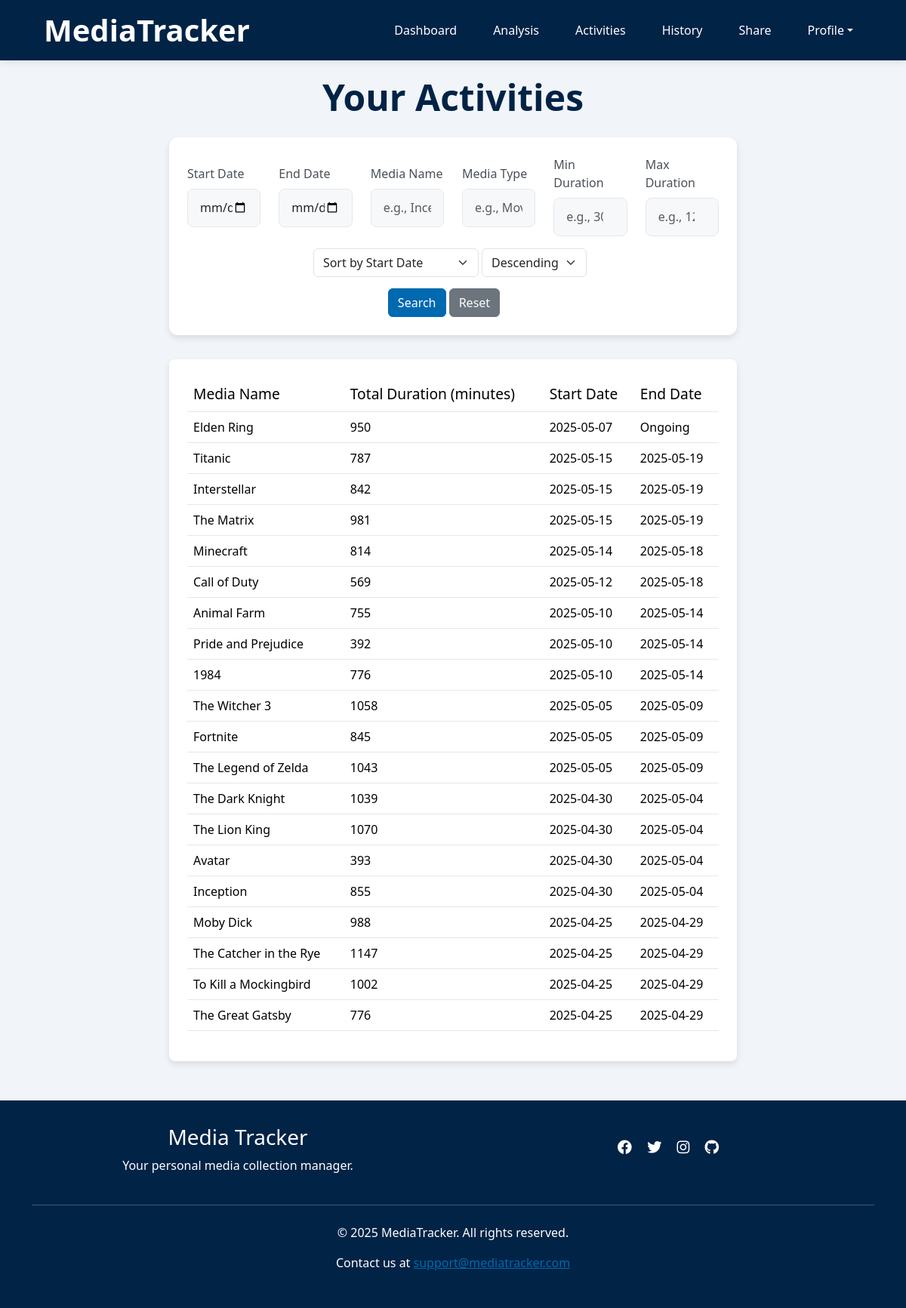
The app's page /activities (signed in), older data.
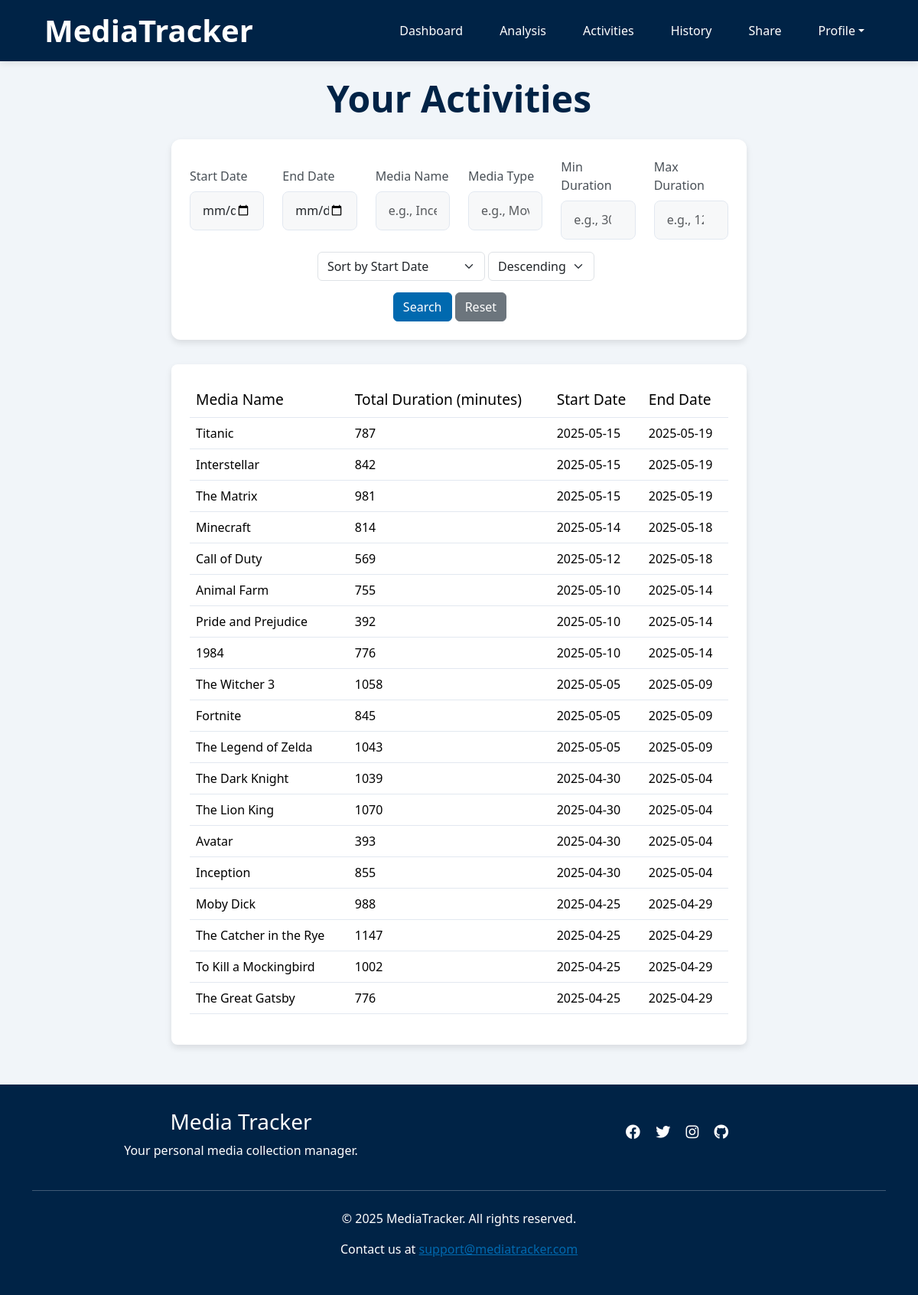
The same page, newer data.
### app/models.py (models this page shows)
class Activities(db.Model):
    __tablename__ = 'Activities'
    id = db.Column(db.Integer, primary_key=True)
    username = db.Column(db.String(80), db.ForeignKey('Users.username'), nullable=False)
    media_type = db.Column(db.String(50), nullable=False)
    media_subtype = db.Column(db.String(50), nullable=True)
    media_name = db.Column(db.String(120), nullable=False)
    status = db.Column(db.String(20), nullable=False, default='ongoing')
    start_date = db.Column(db.Date, nullable=True)
    end_date = db.Column(db.Date, nullable=True)
    rating = db.Column(db.Float, nullable=True)
    comment = db.Column(db.Text, nullable=True)
    media_entries = db.relationship('Entries', backref='activity')

### app/routes.py (the view)
@blueprint.route('/activities', methods=['GET'])
@login_required
def activities():
    result = get_activities(current_user.username, request)
    if result:
        return result

### app/forms.py
class EndActivityForm(FlaskForm):
    activity_id = HiddenField('Activity ID', validators=[DataRequired()])
    rating = IntegerField('Rating (1.0-10.0)', validators=[Optional(), NumberRange(min=1, max=10)])
    comment = TextAreaField('Comment', validators=[Optional()])
    submit = SubmitField('Submit')

class ReopenActivityForm(FlaskForm):
    activity_id = HiddenField('Activity ID', validators=[DataRequired()])
    submit = SubmitField('Reopen Activity')

### app/helpers/activities_functions.py (called while the page is built, shortened)
def apply_activity_filters(query, filters):
    if filters.get('start_date'):
        query = query.filter(Entries.date >= filters['start_date'])
    if filters.get('end_date'):
        query = query.filter(Entries.date <= filters['end_date'])
    if filters.get('media_name'):
        query = query.filter(Activities.media_name.ilike(f"%{filters['media_name']}%"))
    if filters.get('min_duration'):
        min_d = int(filters['min_duration'])
        query = query.having(func.sum(cast(Entries.duration, Integer)) >= min_d)
    if filters.get('max_duration'):
        max_d = int(filters['max_duration'])
        query = query.having(func.sum(cast(Entries.duration, Integer)) <= max_d)
    return query

### app/templates/activities.html (shortened to what the changed rows need)
{% extends "base.html" %}
{% block content %}
<div class="page-container">
    {% if current_user.username == username %}
        <h2 class="text-center page-title">Your Activities</h2>
    {% else %}
        <h2 class="text-center page-title">{{ username }}'s Activities</h2>
    {% endif %}
    <section class="table-section">
    <table class="table hover">
        <thead>
            <tr>
                <th class="wow fadeInUp" data-wow-duration="0.2s" data-wow-delay="0.1s">Media Name</th>
                <th class="wow fadeInUp" data-wow-duration="0.2s" data-wow-delay="0.15s">Total Duration (minutes)</th>
                <th class="wow fadeInUp" data-wow-duration="0.2s" data-wow-delay="0.2s">Start Date</th>
                <th class="wow fadeInUp" data-wow-duration="0.2s" data-wow-delay="0.25s">End Date</th>
            </tr>
        </thead>
        <tbody>
            {% for activity in uncompleted_activities %}
            <tr class="activity-row">
                <td class="wow fadeInUp" data-wow-duration="0.2s" data-wow-delay="0.1s">{{ activity.media_name }}</td>
                <td class="wow fadeInUp" data-wow-duration="0.2s" data-wow-delay="0.15s">{{ activity.total_duration }}</td>
                <td class="wow fadeInUp" data-wow-duration="0.2s" data-wow-delay="0.2s">{{ activity.start_date }}</td>
                <td class="wow fadeInUp" data-wow-duration="0.2s" data-wow-delay="0.25s">Ongoing</td>
            </tr>
            {% endfor %}
            {% for activity in completed_activities %}
            <tr class="activity-row">
                <td class="wow fadeInUp" data-wow-duration="0.2s" data-wow-delay="0.1s">{{ activity.media_name }}</td>
                <td class="wow fadeInUp" data-wow-duration="0.2s" data-wow-delay="0.15s">{{ activity.total_duration }}</td>
                <td class="wow fadeInUp" data-wow-duration="0.2s" data-wow-delay="0.2s">{{ activity.start_date }}</td>
                <td class="wow fadeInUp" data-wow-duration="0.2s" data-wow-delay="0.25s">{{ activity.end_date }}</td>
            </tr>
            {% endfor %}
        </tbody>
    </table>
    </section>
</div>
{% endblock %}

Row changes from the older to the newer data that the page shows:
removed Activities: media_name "Elden Ring", total_duration "950", start_date "2025-05-07", shown under "Your Activities"
